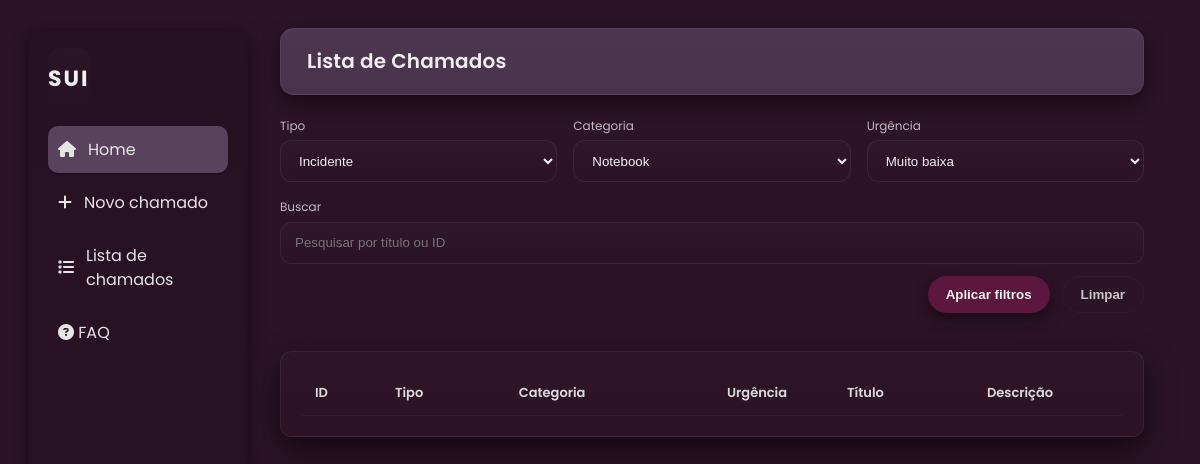
/public/lista_de_chamados.php, run on an earlier commit of the app's database.
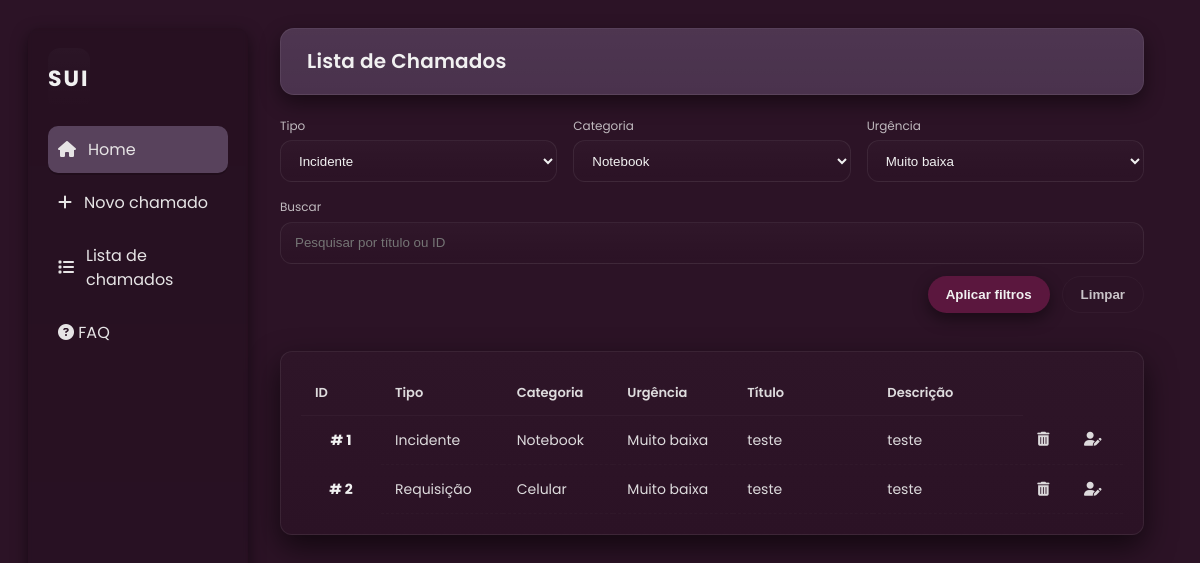
And on a later commit of the database.
### tables this page shows
CREATE TABLE tb_chamado (
	cd_chamado int auto_increment primary key, 
    fk_tipo int,
    fk_categoria int,
    fk_urgencia int,
    titulo varchar(60),
    descricao varchar(100),
    
    foreign key (fk_tipo) references tb_tipo (id_tipo),
	foreign key (fk_categoria) references tb_categoria (id_categoria),
	foreign key (fk_urgencia) references tb_urgencia (id_urgencia)
);

create table tb_tipo(
	id_tipo int auto_increment primary key,
    nm_tipo varchar(20)
);

create table tb_categoria(
	id_categoria int auto_increment primary key,
    nm_categoria varchar(30)
);

create table tb_urgencia(
	id_urgencia int auto_increment primary key,
    nm_urgencia varchar(20)
);

### public/lista_de_chamados.php (the view, shortened to what this page needs)
<!doctype html>
<html lang="pt-BR">
<head>
  <link rel="stylesheet" href="css/lista_de_chamados.css">
</head>
<body>
  <div class="app">
    <aside class="sidebar" aria-label="Menu lateral">
      <div class="sidebar-top">
        <div class="logo">SUI</div>
      </div>
      <nav class="menu">
        <a href="home.php" class="nav-item active">
          <span class="nav-ico"><i class="fa-solid fa-house"></i></span>
          <span class="nav-text">Home</span>
        </a>
        <a href="#" class="nav-item">
          <span class="nav-ico"><i class="fa-solid fa-plus"></i></span>
          <span class="nav-text">Novo chamado</span>
        </a>
        <a href="#" class="nav-item">
          <span class="nav-ico"><i class="fa-solid fa-list"></i></span>
          <span class="nav-text">Lista de chamados</span>
        </a>
        <a href="#" class="nav-item">
          <span class="nav-text"><i class="fa-solid fa-circle-question"></i> FAQ</span>
        </a>
      </nav>
    </aside>
    <main class="main">
      <header class="page-header">
        <h1 class="page-title">Lista de Chamados</h1>
      </header>
      <section class="filters">
        <form class="filters-form" role="search" aria-label="Filtros de chamados">
          <div class="form-row">
            <label class="field">
              <span class="label-text">Tipo</span>
              <select class="#" id="tipo" name="tipo">
                <?php
                  include 'php/conexao.php';
                  $select = "SELECT * FROM tb_tipo";
                  $query = $conexao->query($select);
                  while ($resultado = $query->fetch_assoc()) { ?>
                    <option value="<?php echo $resultado['id_tipo']?>"><?php echo $resultado['nm_tipo']?></option>
                  <?php }
                ?>
              </select>
            </label>
            <label class="field">
              <span class="label-text">Categoria</span>
              <select class="#" id="categoria" name="categoria">
                <?php
                  include 'php/conexao.php';
                  $select = "SELECT * FROM tb_categoria";
                  $query = $conexao->query($select);
                  while ($resultado = $query->fetch_assoc()) { ?>
                    <option value="<?php echo $resultado['id_categoria']?>"> <?php echo $resultado['nm_categoria']?></option>
                  <?php }
                ?>
              </select>
            </label>
            <label class="field">
              <span class="label-text">Urgência</span>
              <select class="#" id="urgencia" name="urgencia">
                <?php
                  include 'php/conexao.php';
                  $select = "SELECT * FROM tb_urgencia";
                  $query = $conexao->query($select);
                  while ($resultado = $query->fetch_assoc()) { ?>
                    <option value="<?php echo $resultado['id_urgencia']?>"><?php echo $resultado['nm_urgencia']?></option>
                  <?php }
                ?>
              </select>
            </label>
            <label class="search-field">
              <span class="label-text">Buscar</span>
              <input type="search" placeholder="Pesquisar por título ou ID" />
            </label>
          </div>
          <div class="form-actions">
            <button type="submit" class="btn btn-primary">Aplicar filtros</button>
            <button type="reset" class="btn btn-ghost">Limpar</button>
          </div>
        </form>
      </section>
      <section class="table-wrap">
        <div class="table-card">
          <table class="calls-table" aria-label="Tabela de chamados">
            <thead>
              <tr>
                <th class="col-id">ID</th>
                <th class="col-title">Tipo</th>
                <th class="col-sector">Categoria</th>
                <th class="col-urgency">Urgência</th>
                <th class="col-status">Título</th>
                <th class="col-created">Descrição</th>
              </tr>
            </thead>
            <tbody>
                <?php
                    include 'php/conexao.php';
                    $select = "SELECT *
                      from tb_tipo as t
                      inner join tb_chamado as ch
                      on ch.fk_tipo = t.id_tipo
                      inner join tb_categoria as c
                      on ch.fk_categoria = c.id_categoria
                      inner join tb_urgencia as u
                      on ch.fk_urgencia = u.id_urgencia";
                    $query = $conexao->query($select);
                    while ($resultado = $query->fetch_assoc()){
                     ?>
                <tr>
                    <th scope="row"># <?php echo $resultado['cd_chamado']?></th>
                    <td><?php echo $resultado['nm_tipo'] ?></td>
                    <td><?php echo $resultado['nm_categoria'] ?></td>
                    <td><?php echo $resultado['nm_urgencia'] ?></td>
                    <td><?php echo $resultado['titulo'] ?></td>
                    <td><?php echo $resultado['descricao'] ?></td>
                    <td><i class="fa-solid fa-trash-can"></i></td>
                    <td><i class="fa-solid fa-user-pen"></i></td>
                </tr>
                <?php } ?>
            </tbody>
          </table>
        </div>
      </section>
    </main>
  </div>
</body>
</html>

### assets/css/lista_de_chamados.css (style rules this page uses)
:root { --bg: #2c1326; --panel: #5b4660; --panel-2: #4a324d; --muted: rgba(241,241,241,0.08); --text: #f1f1f1; --accent: #7b1fa2; --btn: #5b173e; --glass: rgba(255,255,255,0.03); --outline: rgba(255,255,255,0.07); --success: #49D178; --info: #3EA8FF; --warn: #F6D860; --danger: #FF4D4D; }
* { box-sizing:border-box }
html,body { height:100% }
body { margin:0; font-family: 'Poppins', system-ui, -apple-system, 'Segoe UI', Roboto, "Helvetica Neue", Arial; background:var(--bg); color:var(--text); -webkit-font-smoothing:antialiased; -moz-osx-font-smoothing:grayscale; line-height:1.45; }
.app { display:flex; min-height:100vh; gap:32px; padding:28px; }
.sidebar { width:220px; background: linear-gradient(180deg, rgba(0,0,0,0.06), transparent); border-radius:12px; padding:20px; display:flex; flex-direction:column; gap:16px; align-items:flex-start; box-shadow: 0 6px 16px rgba(0,0,0,0.5); background-color: rgba(0,0,0,0.06); backdrop-filter: blur(2px); }
.logo { width:100%; height:62px; border-radius:12px; display:flex; align-items:center; justify-content:center; font-weight:700; font-size:22px; color:var(--text); background: linear-gradient(180deg, rgba(255,255,255,0.02), transparent); letter-spacing:2px; }
.nav-item { display:flex; gap:12px; align-items:center; text-decoration:none; color:var(--text); padding:12px 10px; border-radius:10px; opacity:0.95; margin-bottom:6px; transition:background .18s, transform .14s; }
.nav-item.active { background:var(--panel); box-shadow: 0 2px 0 rgba(0,0,0,0.2) }
.main { flex:1; display:flex; flex-direction:column; gap:22px; padding-right:28px; }
.page-header { background: linear-gradient(180deg, rgba(255,255,255,0.02), transparent); padding:18px 26px; border-radius:14px; display:flex; align-items:center; justify-content:space-between; border: 1px solid var(--outline); box-shadow: 0 8px 20px rgba(0,0,0,0.45); background-color:var(--panel-2); }
.page-title { margin:0; font-weight:600; font-size:20px; letter-spacing:0.2px; }
.filters { display:block; }
.filters-form { display:flex; flex-direction:column; gap:12px; }
.form-row { display:flex; gap:16px; align-items:end; flex-wrap:wrap; }
.field, .search-field { display:flex; flex-direction:column; min-width:180px; flex: 1 1 220px; }
.label-text { font-size:12px; color:rgba(241,241,241,0.75); margin-bottom:6px; }
select, input[type="search"] { height:42px; padding:10px 14px; border-radius:12px; border:1px solid var(--outline); background: linear-gradient(180deg, rgba(255,255,255,0.02), transparent); color:var(--text); outline:none; }
.form-actions { display:flex; gap:12px; justify-content:flex-end; }
.btn { padding:10px 18px; border-radius:999px; border:none; cursor:pointer; font-weight:600; }
.btn-primary { background:var(--btn); color:var(--text); box-shadow: 0 6px 16px rgba(0,0,0,0.45); }
.btn-ghost { background:transparent; color:rgba(241,241,241,0.8); border:1px solid rgba(255,255,255,0.03); }
.table-wrap { margin-top:8px }
.table-card { margin-top:8px; background: linear-gradient(180deg, rgba(255,255,255,0.01), rgba(0,0,0,0.02)); padding:20px; border-radius:12px; border:1px solid var(--outline); box-shadow: 0 12px 30px rgba(0,0,0,0.6); }
.calls-table { width:100%; border-collapse:collapse; font-size:14px; }
.calls-table thead th { text-align:left; padding:12px 14px; color:rgba(241,241,241,0.9); font-weight:600; font-size:13px; border-bottom:1px solid rgba(255,255,255,0.03); }
.calls-table tbody td { padding:14px; color:rgba(241,241,241,0.9); vertical-align:middle; border-bottom:1px dashed rgba(255,255,255,0.02); }
.col-id { width:80px }
.col-urgency { width:120px }
.col-status { width:140px }
.col-created { width:150px }

What changed in the data, as far as the page shows it:
added tb_chamado: cd_chamado "1", fk_tipo.nm_tipo "Incidente", fk_categoria.nm_categoria "Notebook", fk_urgencia.nm_urgencia "Muito baixa", titulo "teste", descricao "teste"
added tb_chamado: cd_chamado "2", fk_tipo.nm_tipo "Requisição", fk_categoria.nm_categoria "Celular", fk_urgencia.nm_urgencia "Muito baixa", titulo "teste", descricao "teste"
